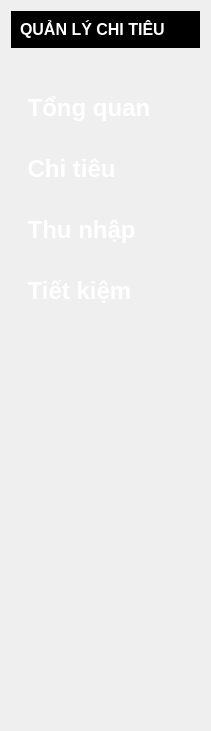
   <widget class="QWidget" name="widget" native="true">
    <property name="geometry">
     <rect>
      <x>0</x>
      <y>0</y>
      <width>211</width>
      <height>731</height>
     </rect>
    </property>
    <property name="styleSheet">
     <string notr="true">background-color: rgb(34, 34, 34);

DashBoard_btn {
	background-color: none;

	font: 700, 22pt &quot;Arial&quot;
	color: rgb(255, 255, 255);
}

DashBoard_btn:Hover {

	background-color: rgb(85, 0, 0);
}</string>
    </property>
    <layout class="QVBoxLayout" name="verticalLayout_3">
     <item>
      <widget class="QWidget" name="widget_3" native="true">
       <property name="styleSheet">
        <string notr="true">background-color: rgb(0, 0, 0);</string>
       </property>
       <layout class="QGridLayout" name="gridLayout_3">
        <item row="0" column="0">
         <widget class="QLabel" name="label_186">
          <property name="text">
           <string>&lt;html&gt;&lt;head/&gt;&lt;body&gt;&lt;p&gt;&lt;span style=&quot; font-size:12pt; font-weight:700; color:#ffffff;&quot;&gt;QUẢN LÝ CHI TIÊU&lt;/span&gt;&lt;/p&gt;&lt;/body&gt;&lt;/html&gt;</string>
          </property>
         </widget>
        </item>
       </layout>
      </widget>
     </item>
     <item>
      <spacer name="verticalSpacer">
       <property name="orientation">
        <enum>Qt::Orientation::Vertical</enum>
       </property>
       <property name="sizeType">
        <enum>QSizePolicy::Policy::Maximum</enum>
       </property>
       <property name="sizeHint" stdset="0">
        <size>
         <width>20</width>
         <height>40</height>
        </size>
       </property>
      </spacer>
     </item>
     <item>
      <layout class="QVBoxLayout" name="verticalLayout_2">
       <property name="spacing">
        <number>33</number>
       </property>
       <property name="sizeConstraint">
        <enum>QLayout::SizeConstraint::SetMinAndMaxSize</enum>
       </property>
       <item>
        <widget class="QPushButton" name="DashBoard_btn_2">
         <property name="sizePolicy">
          <sizepolicy hsizetype="Minimum" vsizetype="Preferred">
           <horstretch>0</horstretch>
           <verstretch>0</verstretch>
          </sizepolicy>
         </property>
         <property name="font">
          <font>
           <family>Segoe UI</family>
           <pointsize>18</pointsize>
           <italic>false</italic>
           <bold>true</bold>
           <underline>false</underline>
          </font>
         </property>
         <property name="styleSheet">
          <string notr="true">QPushButton {

	font: 700 18pt &quot;Segoe UI&quot;;
	background-color: rgba(255, 255, 255, 0);
	color: rgb(255, 255, 255);
	border: 0px;
	border-radius: 0px;
	text-align: left;
	margin: 0 10px;
}

QPushButton:Hover {

	background-color: rgb(154, 154, 154);
}</string>
         </property>
         <property name="text">
          <string> Tổng quan</string>
         </property>
         <property name="icon">
          <iconset>
           <normaloff>:/rec/src/dashboard.png</normaloff>:/rec/src/dashboard.png</iconset>
         </property>
         <property name="iconSize">
          <size>
           <width>24</width>
           <height>24</height>
          </size>
         </property>
        </widget>
       </item>
       <item>
        <widget class="QPushButton" name="expense_btn_2">
         <property name="sizePolicy">
          <sizepolicy hsizetype="Minimum" vsizetype="Preferred">
           <horstretch>0</horstretch>
           <verstretch>0</verstretch>
          </sizepolicy>
         </property>
         <property name="font">
          <font>
           <family>Segoe UI</family>
           <pointsize>18</pointsize>
           <italic>false</italic>
           <bold>true</bold>
           <underline>false</underline>
          </font>
         </property>
         <property name="styleSheet">
          <string notr="true">QPushButton {

	font: 700 18pt &quot;Segoe UI&quot;;
	background-color: rgba(255, 255, 255, 0);
	color: rgb(255, 255, 255);
	border: 0px;
	border-radius: 0px;
	text-align: left;
	margin: 0 10px;
}

QPushButton:Hover {

	background-color: rgb(154, 154, 154);
}</string>
         </property>
         <property name="text">
          <string> Chi tiêu</string>
         </property>
         <property name="icon">
          <iconset>
           <normaloff>:/src/spending.png</normaloff>:/src/spending.png</iconset>
         </property>
         <property name="iconSize">
          <size>
           <width>29</width>
           <height>28</height>
          </size>
         </property>
        </widget>
       </item>
       <item>
        <widget class="QPushButton" name="income_btn_2">
         <property name="sizePolicy">
          <sizepolicy hsizetype="Preferred" vsizetype="Preferred">
           <horstretch>0</horstretch>
           <verstretch>0</verstretch>
          </sizepolicy>
         </property>
         <property name="font">
          <font>
           <family>Segoe UI</family>
           <pointsize>18</pointsize>
           <italic>false</italic>
           <bold>true</bold>
           <underline>false</underline>
          </font>
         </property>
         <property name="styleSheet">
          <string notr="true">QPushButton {

	font: 700 18pt &quot;Segoe UI&quot;;
	background-color: rgba(255, 255, 255, 0);
	color: rgb(255, 255, 255);
	border: 0px;
	border-radius: 0px;
	text-align: left;
	margin: 0 10px;
}

QPushButton:Hover {

	background-color: rgb(154, 154, 154);
}</string>
         </property>
         <property name="text">
          <string> Thu nhập</string>
         </property>
         <property name="icon">
          <iconset>
           <normaloff>:/src/income.png</normaloff>:/src/income.png</iconset>
         </property>
         <property name="iconSize">
          <size>
           <width>30</width>
           <height>30</height>
          </size>
         </property>
        </widget>
       </item>
       <item>
        <widget class="QPushButton" name="saving_btn">
         <property name="sizePolicy">
          <sizepolicy hsizetype="Preferred" vsizetype="Preferred">
           <horstretch>0</horstretch>
           <verstretch>0</verstretch>
          </sizepolicy>
         </property>
         <property name="font">
          <font>
           <family>Segoe UI</family>
           <pointsize>18</pointsize>
           <italic>false</italic>
           <bold>true</bold>
           <underline>false</underline>
          </font>
         </property>
         <property name="styleSheet">
          <string notr="true">QPushButton {

	font: 700 18pt &quot;Segoe UI&quot;;
	background-color: rgba(255, 255, 255, 0);
	color: rgb(255, 255, 255);
	border: 0px;
	border-radius: 0px;
	text-align: left;
	margin: 0 10px;
}

QPushButton:Hover {

	background-color: rgb(154, 154, 154);
}</string>
         </property>
         <property name="text">
          <string> Tiết kiệm</string>
         </property>
         <property name="icon">
          <iconset>
           <normaloff>:/src/income.png</normaloff>:/src/income.png</iconset>
         </property>
         <property name="iconSize">
          <size>
           <width>30</width>
           <height>30</height>
          </size>
         </property>
        </widget>
       </item>
      </layout>
     </item>
     <item>
      <spacer name="verticalSpacer_2">
       <property name="orientation">
        <enum>Qt::Orientation::Vertical</enum>
       </property>
       <property name="sizeHint" stdset="0">
        <size>
         <width>20</width>
         <height>40</height>
        </size>
       </property>
      </spacer>
     </item>
    </layout>
   </widget>
